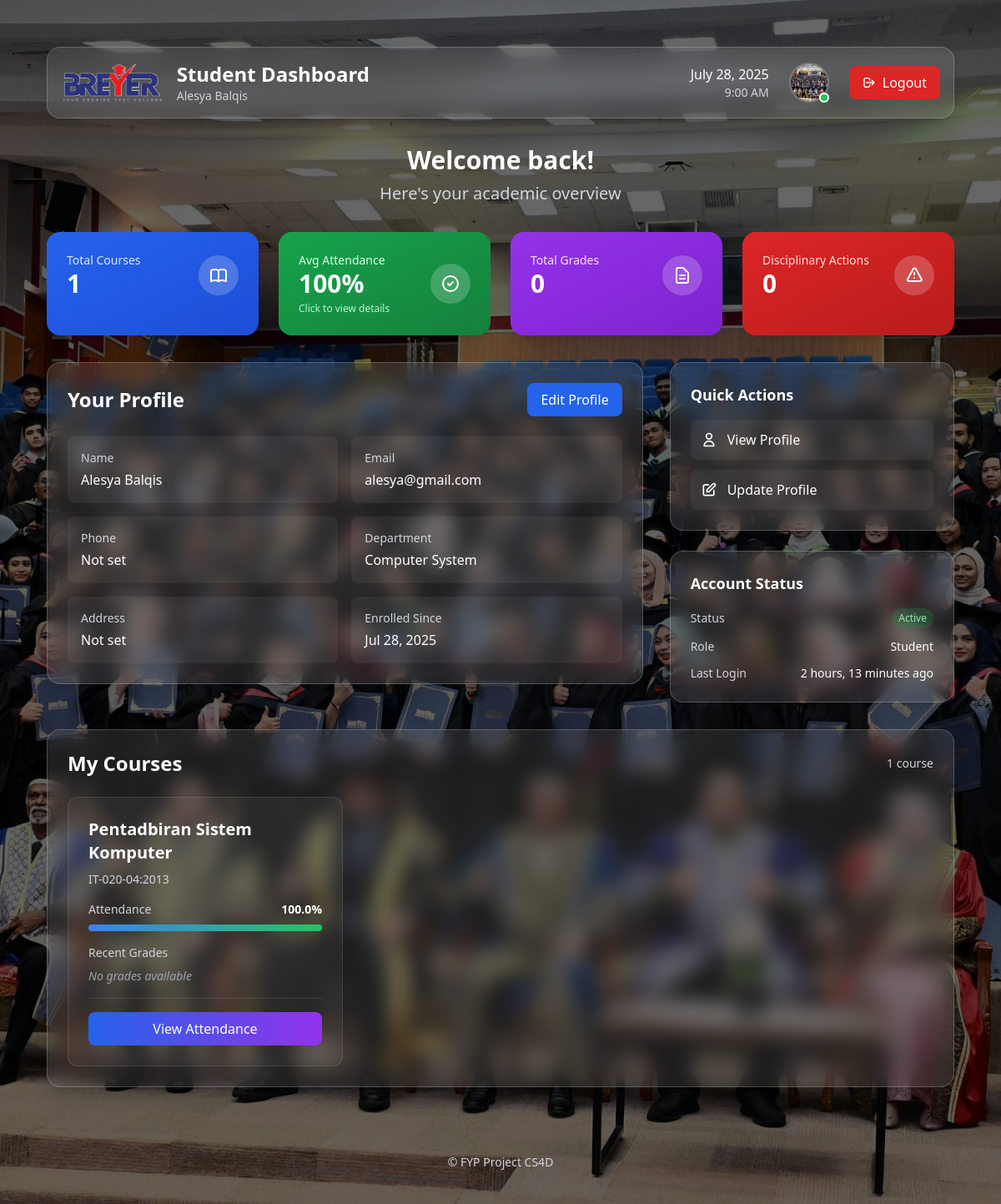
The page /student/dashboard/ (signed in) on the database its author committed.
### accounts/models.py (models this page shows, shortened)
class CustomUser(AbstractBaseUser, PermissionsMixin):
    class Role(models.TextChoices):
        STUDENT = 'STUDENT', 'Student'
        LECTURER = 'LECTURER', 'Lecturer'
        ADMIN = 'ADMIN', 'Admin'
    email = models.EmailField(unique=True)
    role = models.CharField(max_length=20, choices=Role.choices, default=Role.STUDENT)
    first_name = models.CharField(max_length=30, blank=True)
    last_name = models.CharField(max_length=30, blank=True)
    phone_number = models.CharField(max_length=20, blank=True, null=True)
    address = models.TextField(blank=True, null=True)
    department = models.ForeignKey(
    Department,
    null=True,
    blank=True,
    on_delete=models.SET_NULL,
    related_name='users'
)
    profile_picture = models.ImageField(upload_to='profile_pics/', blank=True, null=True)  # Added profile_picture field
    is_staff = models.BooleanField(default=False)
    is_active = models.BooleanField(default=True)
    date_joined = models.DateTimeField(default=timezone.now, blank=True, null=True)
    USERNAME_FIELD = 'email'
    REQUIRED_FIELDS = ['first_name', 'last_name']
    objects = CustomUserManager()
    def get_full_name(self):
        return f"{self.first_name} {self.last_name}".strip()

### core/models.py (models this page shows, shortened)
class Course(models.Model):
    name = models.CharField(max_length=255)
    code = models.CharField(max_length=50, unique=True)
    lecturers = models.ManyToManyField(
    'Lecturer',
    related_name='courses',
    blank=True,
    help_text='Lecturers teaching this course'
)
    classroom = models.CharField(max_length=100, blank=True, null=True)  # Classroom location or name

class Department(models.Model):
    name = models.CharField(max_length=100, unique=True)
    def __str__(self):
        return self.name

### accounts/decorators.py (the view)
        @login_required
        def _wrapped_view(request, *args, **kwargs):
            if request.user.role != role:
                return HttpResponseForbidden("You are not authorized to view this page.")
            return view_func(request, *args, **kwargs)

### student/templates/student/dashboard.html (shortened to what this page needs)
{% extends 'base.html' %}
{% load static %}
{% block content %}
<div class="bg-white/10 backdrop-blur-md rounded-2xl p-4 border border-white/20 shadow-xl mb-8">
  <div class="flex justify-between items-center">
    <div class="flex items-center space-x-4">
      <img src="{% static 'images/breyer.jpg' %}" alt="Breyer Logo" class="h-12 w-auto">
      <div>
        <h1 class="text-2xl font-bold text-white">Student Dashboard</h1>
        <p class="text-gray-300 text-sm">{{ request.user.get_full_name|default:request.user.email }}</p>
      </div>
    </div>
    <div class="flex items-center space-x-6">
      <div class="text-right">
        <p class="text-white font-medium">{% now "F j, Y" %}</p>
        <p class="text-gray-300 text-sm">{% now "g:i A" %}</p>
      </div>
      <a href="{% url 'student:profile' %}" class="relative group">
        {% if request.user.profile_picture %}
          <img src="{{ request.user.profile_picture.url }}" alt="Profile Picture"
               class="w-12 h-12 rounded-full object-cover border-2 border-white/20 group-hover:border-blue-400 transition-colors">
        {% endif %}
        <div class="absolute bottom-0 right-0 w-3 h-3 bg-green-500 rounded-full border-2 border-white"></div>
      </a>
      <form action="{% url 'logout' %}" method="post" class="inline">
        <button type="submit"
                class="bg-red-600 hover:bg-red-700 text-white px-4 py-2 rounded-lg transition-colors flex items-center space-x-2 group">
          <svg class="w-4 h-4 group-hover:scale-110 transition-transform" fill="none" stroke="currentColor" viewBox="0 0 24 24">
            <path stroke-linecap="round" stroke-linejoin="round" stroke-width="2" d="M17 16l4-4m0 0l-4-4m4 4H7m6 4v1a3 3 0 01-3 3H6a3 3 0 01-3-3V7a3 3 0 013-3h4a3 3 0 013 3v1"></path>
          </svg>
          <span>Logout</span>
        </button>
      </form>
    </div>
  </div>
</div>
<div class="text-center mb-8">
  <h2 class="text-3xl font-bold text-white mb-2">Welcome back!</h2>
  <p class="text-xl text-gray-300">Here's your academic overview</p>
</div>
<div class="grid grid-cols-1 md:grid-cols-2 lg:grid-cols-4 gap-6 mb-8">
  <div class="bg-gradient-to-br from-blue-600 to-blue-700 rounded-2xl p-6 text-white shadow-xl transform hover:scale-105 transition-all duration-300">
    <div class="flex items-center justify-between">
      <div>
        <p class="text-blue-100 text-sm font-medium">Total Courses</p>
        <p class="text-3xl font-bold">{{ courses_data|length }}</p>
      </div>
      <div class="bg-white/20 rounded-full p-3">
      </div>
    </div>
  </div>
  {% if courses_data %}
    {% for item in courses_data %}
      {% if forloop.first %}
        <a href="{% url 'student:attendance_detail' item.course.id %}" class="block">
          <div class="bg-gradient-to-br from-green-600 to-green-700 rounded-2xl p-6 text-white shadow-xl transform hover:scale-105 transition-all duration-300 cursor-pointer hover:shadow-2xl">
            <div class="flex items-center justify-between">
              <div>
                <p class="text-green-100 text-sm font-medium">Avg Attendance</p>
                <p class="text-3xl font-bold">{{ item.attendance_percentage|floatformat:0 }}%</p>
                <p class="text-green-200 text-xs mt-1">Click to view details</p>
              </div>
              <div class="bg-white/20 rounded-full p-3">
                <svg class="w-6 h-6" fill="none" stroke="currentColor" viewBox="0 0 24 24">
                  <path stroke-linecap="round" stroke-linejoin="round" stroke-width="2" d="M9 12l2 2 4-4m6 2a9 9 0 11-18 0 9 9 0 0118 0z"></path>
                </svg>
              </div>
            </div>
          </div>
        </a>
      {% endif %}
    {% endfor %}
  {% endif %}
  <div class="bg-gradient-to-br from-purple-600 to-purple-700 rounded-2xl p-6 text-white shadow-xl transform hover:scale-105 transition-all duration-300">
    <div class="flex items-center justify-between">
      <div>
        <p class="text-purple-100 text-sm font-medium">Total Grades</p>
        <p class="text-3xl font-bold">
          {% for item in courses_data %}{{ item.grades|length }}{% if not forloop.last %}+{% endif %}{% empty %}0{% endfor %}
        </p>
      </div>
      <div class="bg-white/20 rounded-full p-3">
        <svg class="w-6 h-6" fill="none" stroke="currentColor" viewBox="0 0 24 24">
          <path stroke-linecap="round" stroke-linejoin="round" stroke-width="2" d="M9 12h6m-6 4h6m2 5H7a2 2 0 01-2-2V5a2 2 0 012-2h5.586a1 1 0 01.707.293l5.414 5.414a1 1 0 01.293.707V19a2 2 0 01-2 2z"></path>
        </svg>
      </div>
    </div>
  </div>
  <div class="bg-gradient-to-br from-red-600 to-red-700 rounded-2xl p-6 text-white shadow-xl transform hover:scale-105 transition-all duration-300">
    <div class="flex items-center justify-between">
      <div>
        <p class="text-red-100 text-sm font-medium">Disciplinary Actions</p>
        <p class="text-3xl font-bold">{{ disciplinary_actions|length }}</p>
      </div>
      <div class="bg-white/20 rounded-full p-3">
        <svg class="w-6 h-6" fill="none" stroke="currentColor" viewBox="0 0 24 24">
          <path stroke-linecap="round" stroke-linejoin="round" stroke-width="2" d="M12 9v2m0 4h.01m-6.938 4h13.856c1.54 0 2.502-1.667 1.732-2.5L13.732 4c-.77-.833-1.964-.833-2.732 0L4.082 16.5c-.77.833.192 2.5 1.732 2.5z"></path>
        </svg>
      </div>
    </div>
  </div>
</div>
<div class="grid grid-cols-1 lg:grid-cols-3 gap-8">
  <div class="lg:col-span-2">
    <div class="bg-white/10 backdrop-blur-md rounded-2xl p-6 border border-white/20 shadow-xl">
      <div class="flex items-center justify-between mb-6">
        <h2 class="text-2xl font-semibold text-white">Your Profile</h2>
        <a href="{% url 'student:profile_update' %}" class="bg-blue-600 hover:bg-blue-700 text-white px-4 py-2 rounded-lg transition-colors">
          Edit Profile
        </a>
      </div>
      <div class="grid grid-cols-1 md:grid-cols-2 gap-4">
        <div class="bg-white/5 rounded-lg p-4">
          <h3 class="text-sm font-medium text-gray-300 mb-1">Name</h3>
          <p class="text-white">{{ request.user.get_full_name|default:"N/A" }}</p>
        </div>
        <div class="bg-white/5 rounded-lg p-4">
          <h3 class="text-sm font-medium text-gray-300 mb-1">Email</h3>
          <p class="text-white">{{ request.user.email }}</p>
        </div>
        <div class="bg-white/5 rounded-lg p-4">
          <h3 class="text-sm font-medium text-gray-300 mb-1">Phone</h3>
          <p class="text-white">{{ request.user.phone_number|default:"Not set" }}</p>
        </div>
        <div class="bg-white/5 rounded-lg p-4">
          <h3 class="text-sm font-medium text-gray-300 mb-1">Department</h3>
          <p class="text-white">{{ request.user.department|default:"Not set" }}</p>
        </div>
        <div class="bg-white/5 rounded-lg p-4">
          <h3 class="text-sm font-medium text-gray-300 mb-1">Address</h3>
          <p class="text-white">{{ request.user.address|default:"Not set" }}</p>
        </div>
        <div class="bg-white/5 rounded-lg p-4">
          <h3 class="text-sm font-medium text-gray-300 mb-1">Enrolled Since</h3>
          <p class="text-white">{{ request.user.date_joined|date:"M d, Y" }}</p>
        </div>
      </div>
    </div>
  </div>
  <div class="space-y-6">
    <div class="bg-white/10 backdrop-blur-md rounded-2xl p-6 border border-white/20 shadow-xl">
      <h3 class="text-lg font-semibold text-white mb-4">Quick Actions</h3>
      <div class="space-y-3">
        <a href="{% url 'student:profile' %}" class="flex items-center p-3 bg-white/5 rounded-lg hover:bg-white/10 transition-colors text-white group">
          <svg class="w-5 h-5 mr-3 group-hover:scale-110 transition-transform" fill="none" stroke="currentColor" viewBox="0 0 24 24">
            <path stroke-linecap="round" stroke-linejoin="round" stroke-width="2" d="M16 7a4 4 0 11-8 0 4 4 0 018 0zM12 14a7 7 0 00-7 7h14a7 7 0 00-7-7z"></path>
          </svg>
          View Profile
        </a>
        <a href="{% url 'student:profile_update' %}" class="flex items-center p-3 bg-white/5 rounded-lg hover:bg-white/10 transition-colors text-white group">
          Update Profile
        </a>
      </div>
    </div>
    <div class="bg-white/10 backdrop-blur-md rounded-2xl p-6 border border-white/20 shadow-xl">
      <h3 class="text-lg font-semibold text-white mb-4">Account Status</h3>
      <div class="space-y-3">
        <div class="flex items-center justify-between">
          <span class="text-gray-300 text-sm">Status</span>
          <span class="bg-green-600/20 text-green-300 px-2 py-1 rounded-full text-xs">Active</span>
        </div>
        <div class="flex items-center justify-between">
          <span class="text-gray-300 text-sm">Role</span>
          <span class="text-white text-sm">{{ request.user.get_role_display }}</span>
        </div>
        <div class="flex items-center justify-between">
          <span class="text-gray-300 text-sm">Last Login</span>
          <span class="text-white text-sm">{{ request.user.last_login|timesince }} ago</span>
        </div>
      </div>
    </div>
  </div>
</div>
<div class="bg-white/10 backdrop-blur-md rounded-2xl p-6 border border-white/20 shadow-xl mt-8">
  <div class="flex items-center justify-between mb-6">
    <h2 class="text-2xl font-semibold text-white">My Courses</h2>
    <span class="text-gray-300 text-sm">{{ courses_data|length }} course{{ courses_data|length|pluralize }}</span>
  </div>
  {% if courses_data %}
    <div class="grid grid-cols-1 md:grid-cols-2 lg:grid-cols-3 gap-6">
      {% for item in courses_data %}
      <div class="bg-white/5 rounded-xl p-6 border border-white/10 hover:bg-white/10 transition-all duration-300 group">
        <div class="mb-4">
          <h3 class="text-xl font-semibold text-white mb-2 group-hover:text-blue-300 transition-colors">{{ item.course.name }}</h3>
          <p class="text-gray-300 text-sm">{{ item.course.code }}</p>
        </div>
        <div class="mb-4">
          <div class="flex justify-between items-center mb-2">
            <span class="text-sm text-gray-300">Attendance</span>
            <span class="text-sm font-semibold text-white">{{ item.attendance_percentage }}%</span>
          </div>
          <div class="w-full bg-gray-700 rounded-full h-2">
            <div class="bg-gradient-to-r from-blue-500 to-green-500 h-2 rounded-full transition-all duration-300"
                 style="width: {{ item.attendance_percentage }}%"></div>
          </div>
        </div>
        <div class="mb-4">
          <h4 class="text-sm font-medium text-gray-300 mb-2">Recent Grades</h4>
          {% if item.grades %}
            <div class="space-y-2">
              {% for grade in item.grades|slice:":2" %}
              <div class="flex justify-between items-center bg-white/5 rounded-lg p-2">
                <span class="text-sm text-gray-300">{{ grade.subject_name }}</span>
                <span class="text-sm font-semibold text-white">{{ grade.grade }}</span>
              </div>
              {% endfor %}
              {% if item.grades|length > 2 %}
              <p class="text-xs text-gray-400 text-center">+{{ item.grades|length|add:"-2" }} more</p>
              {% endif %}
            </div>
          {% else %}
            <p class="text-sm text-gray-400 italic">No grades available</p>
          {% endif %}
        </div>
        <div class="pt-4 border-t border-white/10">
          <a href="{% url 'student:attendance_detail' item.course.id %}"
             class="w-full bg-gradient-to-r from-blue-600 to-purple-600 hover:from-blue-700 hover:to-purple-700 text-white px-4 py-2 rounded-lg transition-all duration-300 text-center block group-hover:shadow-lg">
            View Attendance
          </a>
        </div>
      </div>
      {% endfor %}
    </div>
  {% endif %}
</div>
{% endblock %}

### rows shown on the page
CustomUser: user.get_full_name "Alesya Balqis", user.profile_picture (picture), user.email "alesya@gmail.com", user.phone_number "Not set", user.department "Computer System", user.address "Not set", user.date_joined "Jul 28, 2025", user.role "Student", user.last_login "2 hours, 13 minutes"
Course: attendance_percentage "100", grades|length "0", course.name "Pentadbiran Sistem Komputer", course.code "IT-020-04:2013", attendance_percentage "100.0"

### other values the page prints
{{ courses_data|length }} "1"
{{ disciplinary_actions|length }} "0"
